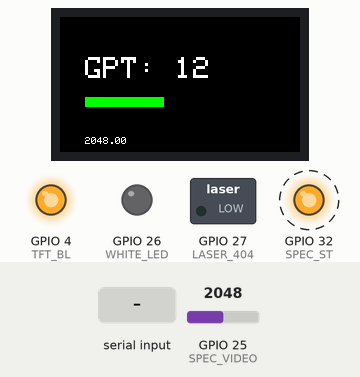
This sketch was run on a simulated ESP32. On the bench: 240×135 colour display, switched loads named in the sketch (green lamp = pin HIGH), output pins drawn as LEDs (lit = HIGH). Dashed ring = blinking. The test bench sets the inputs (shaded band); at power-on: GPIO 25 (SPEC_VIDEO) = 2048. EEPROM starts erased; nothing arrives over Bluetooth unless stated; pins used as bus, display or sensor lines are not drawn.

Above: at 2.1 s.
2.2 s: GPIO 25 (SPEC_VIDEO) set to 1910
At 3.7 s:
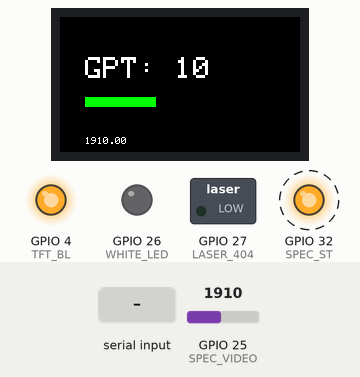
4.1 s: "s\n" received over the second serial link
At 6.8 s:
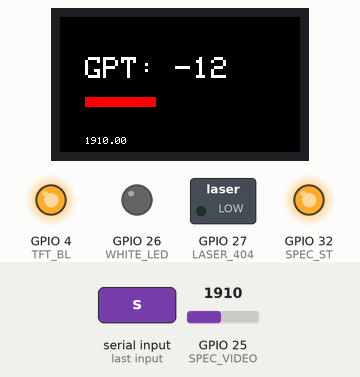
7.1 s: GPIO 25 (SPEC_VIDEO) set to 725
At 8.9 s:
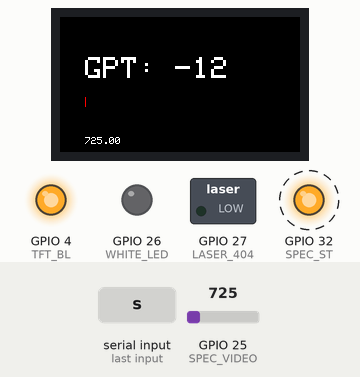
9.6 s: GPIO 25 (SPEC_VIDEO) set to 660
At 11.4 s:
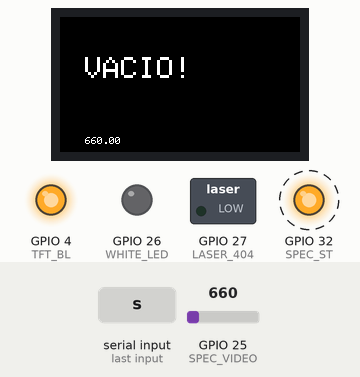
11.7 s: GPIO 25 (SPEC_VIDEO) set to 4033
At 13.2 s:
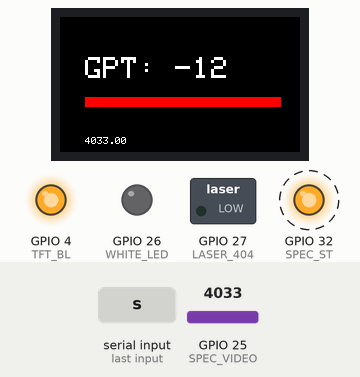
13.8 s: GPIO 25 (SPEC_VIDEO) set to 4095
At 14.8 s:
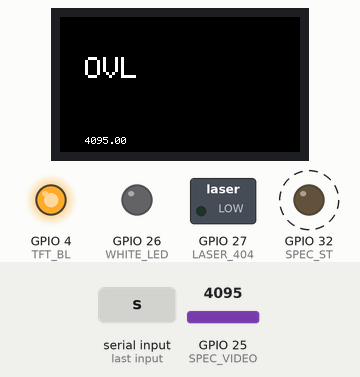
Timing chart, 0 to 16.9 s (numbered marks = the images above; inputs shaded):
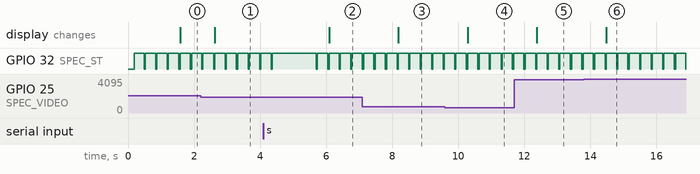

Measured:
- the behaviour switches between 700 and 699 on GPIO 25 (SPEC_VIDEO) (found by bisection; images 3 and 4)
- the behaviour switches between 4094 and 4095 on GPIO 25 (SPEC_VIDEO) (found by bisection; images 5 and 6)
- after the input at 2.2 s, the display: changes after 0.43 s (image 1)
- after the input at 4.1 s, the display: changes after 2.0 s (image 2)
- after the input at 7.1 s, the display: changes after 1.1 s (image 3)
- after the input at 9.6 s, the display: changes after 0.69 s (image 4)
- after the input at 11.7 s, the display: changes after 0.69 s (image 5)
- after the input at 13.8 s, the display: changes after 0.69 s (image 6)

The sketch:

Fluorimeter_linearGPT.ino
```cpp
//Works perfectly from GPT 0 to GPT 10
//Board to choose: ESP32 Arduino -> ESP32 Dev Module
//Changes to this version:
//GPT claculation based on linear fit of calibration data.
//Calibration mode and spectrum mode.
//Calibration mode: prints the raw integral (get character C)
//Spectrum mode (default): prints the spectrum (get character S)
//Upgrades:
//Voltage Resolution increased to 12 bits
//Integral over defined interval displayed on built-in LCD screen
//////////////////////////////////////////////////////
//Bluetooth library
#include "BluetoothSerial.h"
BluetoothSerial SerialBT;
//Preferences library used to save and load the configuration of the fluorescence parameters
#include "Preferences.h";
Preferences config_fluorescence;

//Display libraries
#include <Adafruit_GFX.h>    // Core graphics library
#include <Adafruit_ST7789.h> // Hardware-specific library for ST7789
#include <SPI.h>

// TFT display pins (pinouts from https://github.com/Xinyuan-LilyGO/TTGO-T-Display)
#define TFT_MOSI 19
#define TFT_SCLK 18
#define TFT_CS 5
#define TFT_DC 16
#define TFT_RST 23
#define TFT_BL 4

//Print mode flags
#define spectrometer true
#define calibration false
boolean print_mode=calibration;

/*
 * Spectrometer pins
 */
#define SPEC_TRG         39
#define SPEC_ST          32
#define SPEC_CLK         33
#define SPEC_VIDEO       25
#define WHITE_LED        26
#define LASER_404        27

#define SPEC_CHANNELS    288 // New Spec Channel

int delayTime;// (microseconds). The f(CLK) (Hz) will be: 1000000/(2*delayTime). 500 kHz if delayTime=1.

/*
 * Global Variables
*/

uint16_t data[SPEC_CHANNELS];
unsigned long INT_TIME; //Integration time in microseconds
unsigned long N_THP=30000; //Number of cycles for start pulse hifg period thp(ST) //Default = 15


boolean laser_state, led_state;

Adafruit_ST7789 tft = Adafruit_ST7789(TFT_CS, TFT_DC, TFT_MOSI, TFT_SCLK, TFT_RST); //TFT display object
int start_time=0; //Start time to measure the display_time
int display_time=0; //Variable to measure the display refresh time

uint8_t int_ch_init=60; //52; //Initial limit for integral calculation
uint8_t int_ch_end=73; //80; //End limit for integral calculation
int MIN_average=700; //Minimum value for valid average data (otherwise it means the cuvette holder is empty)
int MAX_average=4095; //Maximum value for valid average data
int fluo_minimum=1450; //Maximum average value to calculate GPT
int fluo_maximum=1950; //Maximum average value to calculate GPT

//Fitting coeficients (GPT=slope*average+intercept)
float intercept=-12.552;//-20.812; //-27.69
float slope=0.0122;//0.0176; //0.0234

void setup(){
  //Storage space to save he configuration parameters
  config_fluorescence.begin("parameters", false); //False means read/write
  //Load parameter values from the storage space
  fluo_minimum=config_fluorescence.getInt("fluo_minimum", 1470); //Second argument is the default value, in case it doesnt find anything in the storage space.
  fluo_maximum=config_fluorescence.getInt("fluo_maximum", 1950);
  slope=config_fluorescence.getFloat("slope", 0.0122);
  intercept=config_fluorescence.getFloat("intercept", -12.552);

  SerialBT.print("Minimum raw data to print <4.5 GPT: ");
  SerialBT.println(fluo_minimum);
  SerialBT.print("Maximum raw data to print >=4.5 GPT: ");
  SerialBT.println(fluo_maximum);
  SerialBT.print("Fitting coefficents: GPT=slope*raw_integral+intercept:");
  SerialBT.print("Slope= ");
  SerialBT.println(slope);
  SerialBT.print("Intercept= ");
  SerialBT.println(intercept);
  //Spectrometer initialization
  pinMode(SPEC_CLK, OUTPUT);
  pinMode(SPEC_ST, OUTPUT);
  pinMode(LASER_404, OUTPUT);
  pinMode(WHITE_LED, OUTPUT);

  digitalWrite(SPEC_CLK, HIGH); // Set SPEC_CLK High
  digitalWrite(SPEC_ST, LOW); // Set SPEC_ST Low

  digitalWrite(LASER_404,0);

  //Display initialization
  pinMode(TFT_BL, OUTPUT);      // TTGO T-Display enable Backlight pin 4
  digitalWrite(TFT_BL, HIGH);   // T-Display turn on Backlight
  tft.init(135, 240);           // Initialize ST7789 240x135
  tft.fillScreen(ST77XX_BLACK);
  tft.setTextSize(3);
  tft.setRotation(1);
  tft.setCursor(25, 10);
  tft.setTextColor(ST77XX_BLACK);
  tft.print("TOTAL:");
  tft.setTextColor(ST77XX_WHITE);

  //Serial Bluetooth initialization
  SerialBT.begin("Fluorimeter");
  start_time=millis();
}

/*
 * This functions reads spectrometer data from SPEC_VIDEO
 * Look at the Timing Chart in the Datasheet for more info
 */
void readSpectrometer(){

  int delayTime = 1; // delay time

  // Start clock cycle and set start pulse to signal start
  digitalWrite(SPEC_CLK, LOW);
  delayMicroseconds(delayTime);
  digitalWrite(SPEC_CLK, HIGH);
  delayMicroseconds(delayTime);
  digitalWrite(SPEC_CLK, LOW);
  digitalWrite(SPEC_ST, HIGH);
  delayMicroseconds(delayTime);

  //Sample for a period of time
  for(int i = 0; i <  N_THP; i++){

      digitalWrite(SPEC_CLK, HIGH);
      delayMicroseconds(delayTime);
      digitalWrite(SPEC_CLK, LOW);
      delayMicroseconds(delayTime);

  }

  //Set SPEC_ST to low
  digitalWrite(SPEC_ST, LOW);

  //Sample for a period of time
  for(int i = 0; i < 85; i++){

      digitalWrite(SPEC_CLK, HIGH);
      delayMicroseconds(delayTime);
      digitalWrite(SPEC_CLK, LOW);
      delayMicroseconds(delayTime);

  }

  //One more clock pulse before the actual read
  digitalWrite(SPEC_CLK, HIGH);
  delayMicroseconds(delayTime);
  digitalWrite(SPEC_CLK, LOW);
  delayMicroseconds(delayTime);

  //Read from SPEC_VIDEO
  for(int i = 0; i < SPEC_CHANNELS; i++){

      data[i] = analogRead(SPEC_VIDEO);

      digitalWrite(SPEC_CLK, HIGH);
      delayMicroseconds(delayTime);
      digitalWrite(SPEC_CLK, LOW);
      delayMicroseconds(delayTime);

  }

  //Set SPEC_ST to high
  digitalWrite(SPEC_ST, HIGH);

  //Sample for a small amount of time
  for(int i = 0; i < 7; i++){

      digitalWrite(SPEC_CLK, HIGH);
      delayMicroseconds(delayTime);
      digitalWrite(SPEC_CLK, LOW);
      delayMicroseconds(delayTime);

  }

  digitalWrite(SPEC_CLK, HIGH);
  delayMicroseconds(delayTime);

}

/*
 * The function below prints out data to the terminal or
 * processing plot
 */
void printData(){

  for (int i = 0; i < SPEC_CHANNELS; i++){

    SerialBT.print(data[i]);
    SerialBT.print(',');

  }

  SerialBT.print("\n");
}

/*
 This function integrates (sum) the spectrum over an specified interval
*/
unsigned long integrate(unsigned int chstart, unsigned int chstop){
  unsigned long sum=0;
  for(int i=chstart; i < chstop; i++){
    sum=sum+data[i];
  }
  return sum;
}

void loop(){
  if(SerialBT.available()>0){
    char caracter=SerialBT.read();
    if(caracter=='U'){
      laser_state=not laser_state;
      digitalWrite(LASER_404,laser_state);
    }else if(caracter=='L'){
      led_state=not led_state;
      digitalWrite(WHITE_LED,led_state);
    }else if(caracter=='I'){
      while(SerialBT.available()==0);
      INT_TIME=SerialBT.parseInt();//INT_TIME in microseconds
      if(INT_TIME>107&&INT_TIME<1000001){
       N_THP=long(INT_TIME/(delayTime*2.0))-48;//This calculation is based on the C12880MA datasheet.
      }
    }else if(caracter=='m'){
      while(SerialBT.available()==0);
      fluo_minimum=SerialBT.parseInt();
      config_fluorescence.putUInt("fluo_minimum", fluo_minimum); //Store value on the storage space
      SerialBT.print("Maximum raw data to print <=4.5 GPT: ");
      SerialBT.println(fluo_minimum);
    }else if(caracter=='M'){
      while(SerialBT.available()==0);
      fluo_maximum=SerialBT.parseInt();
      config_fluorescence.putUInt("fluo_maximum", fluo_maximum); //Store value on the storage space
      SerialBT.print("Maximum raw data to print >4.5 GPT: ");
      SerialBT.println(fluo_maximum);
    }else if(caracter=='s'){
      while(SerialBT.available()==0);
      slope=SerialBT.parseFloat();
      config_fluorescence.putFloat("slope", slope); //Store value on the storage space
    }else if(caracter=='i'){
      while(SerialBT.available()==0);
      intercept=SerialBT.parseFloat();
      config_fluorescence.putFloat("intercept", intercept); //Store value on the storage space
    }else if(caracter=='S'){
      print_mode=spectrometer;
    }else if(caracter=='C'){
      print_mode=calibration;
    }
  }
  readSpectrometer();
  delay(10);
  display_time=millis()-start_time;
  if(display_time>1000){ //Update display each second
      start_time=millis();
      unsigned long integral=integrate(int_ch_init,int_ch_end);
      float average=integral/(int_ch_end-int_ch_init);
      float result=(slope*average)+intercept;//Result in the GPT scale
      String string_result;
      if(average<MIN_average){
        string_result="VACIO!";
        tft.fillRect(25, 80, 200, 10, ST77XX_BLACK); //Clear previous indicator
      }else if(average<MAX_average){
        //Print the bar indicator
        int barWidth = map(average, MIN_average, MAX_average, 0, 200);
        tft.fillRect(25, 80, 200, 10, ST77XX_BLACK); //Clear previous indicator
        if(result<4){
          tft.fillRect(25, 80, barWidth, 10, ST77XX_RED); //Bar indicator
        }else{
          tft.fillRect(25, 80, barWidth, 10, ST77XX_GREEN); //Bar indicator
        }
        string_result="GPT: "+String(int(result));
      }else{
        string_result="OVL";
        tft.fillRect(25, 80, 200, 10, ST77XX_BLACK); //Clear previous indicator
      }

      //Print the string_result
      tft.fillRect(25, 40, 200, 25, ST77XX_BLACK);
      tft.setCursor(25, 40);
      tft.print(string_result);

      //Print the raw data (average)
      tft.setTextSize(1);
      tft.fillRect(25,120,120, 15, ST77XX_BLACK);
      tft.setCursor(25, 120);
      tft.print(average);
      tft.setTextSize(3);
      if(print_mode==calibration){
        SerialBT.println(average);
      }
  }
  if(print_mode==spectrometer){
    printData();
  }
}
```
